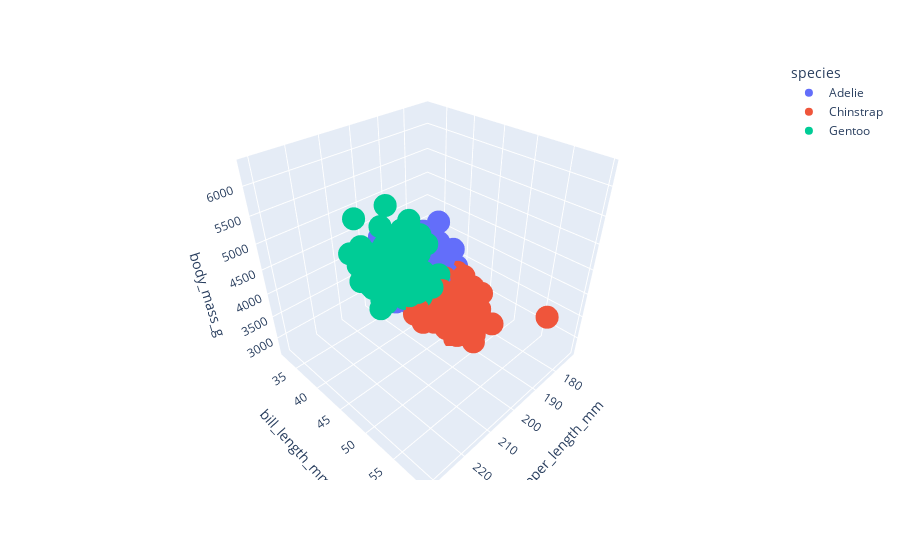

Write notebook code for a chart like this one.
### Code cell
px.scatter_3d(
    data_frame = penguins,
    x= 'flipper_length_mm',
    y= 'bill_length_mm',
    z= 'body_mass_g',
    color = 'species'

)
